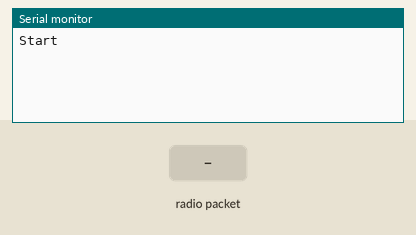
This sketch was run on a simulated Arduino Uno, built with avr-gcc and run on an emulated ATmega328P. Parts: the last lines printed to the serial monitor. The inputs (shaded band) are chosen by the test bench. No radio packets arrive unless stated.

Above: at 2.2 s.
2.3 s: radio packet "1" arrives
At 3.1 s:
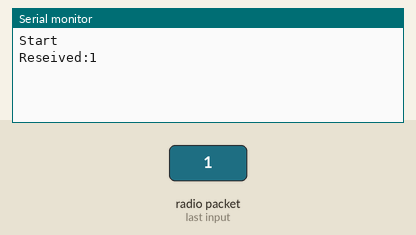
3.8 s: radio packet "0" arrives
At 4.5 s:
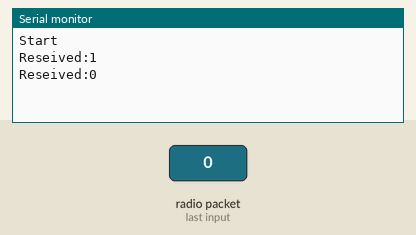
5.3 s: radio packet "2" arrives
At 6.4 s:
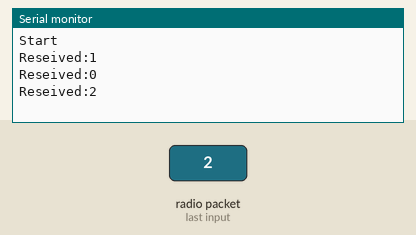

Measured:
- after the input at 2.3 s, the serial monitor: prints a new line at once (image 1)
- after the input at 3.8 s, the serial monitor: prints a new line at once (image 2)
- after the input at 5.3 s, the serial monitor: prints a new line at once (image 3)

The sketch:

NrfTestReceiver.ino
```cpp
#include <SPI.h>
#include <nRF24L01.h>
#include <RF24.h>

#include <Wire.h>
//#include <LiquidCrystal_I2C.h> // LCD+I2C

RF24 radio(2, 15);  // указать номера пинов, куда подключаютс¤ CE и CSN
const byte rxAddr[6] = "00001"; // адрес

int count = 0;

//LiquidCrystal_I2C lcd(0x27, 16, 2);

void setup()
{
	Serial.begin(115200);
	Serial.println("Start");

	//lcd.init();     // »нициализаци¤ lcd
	//lcd.backlight();   // ¬ключаем подсветку
	//lcd.clear();
	////lcd.setBacklight(LOW);
	//lcd.setCursor(0, 0);
	//lcd.print("Arduino");
	//lcd.setCursor(0, 1);
	//lcd.print("started");
	delay(500);

	radio.begin();
	radio.openReadingPipe(0, rxAddr);
	radio.startListening();

	//lcd.clear();
	//lcd.setCursor(0, 0);
	//lcd.print("listening...");
	delay(500);
}

void loop()
{
	if (radio.available())
	{
		Serial.print("Reseived:");

		char text[32] = { 0 };
		radio.read(&text, sizeof(text));
		Serial.println(text);
		//lcd.clear();
		//lcd.setCursor(0, 0);
		//lcd.print(text);
		//lcd.setCursor(0, 1);
		//lcd.print("count ");
		//lcd.print(count++);
	}
	delay(20);
}
```
